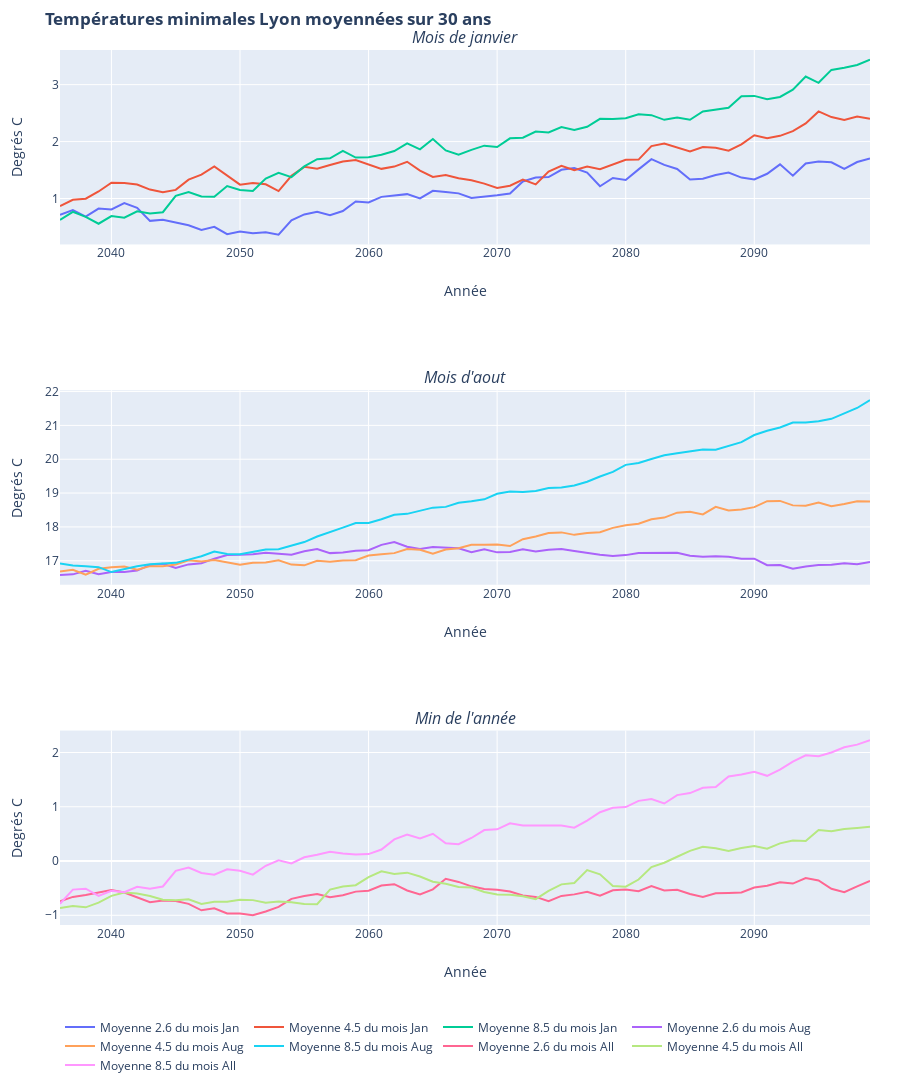

The cell this chart's notebook holds for it:
### Code cell
q = 0
trace26_0 = go.Scatter(
    x = Lyon_year[firstPlotYear:lastPlotYear],
    y = moymAreaInterval_Lyon_26[q,:],
    name ='Moyenne 2.6 du mois %s'%Lyon_month[calcMonth[q]]
)
trace45_0 = go.Scatter(
    x = Lyon_year[firstPlotYear:lastPlotYear],
    y = moymAreaInterval_Lyon_45[q,:],
    name ='Moyenne 4.5 du mois %s'%Lyon_month[calcMonth[q]]
)
trace85_0 = go.Scatter(
    x = Lyon_year[firstPlotYear:lastPlotYear],
    y = moymAreaInterval_Lyon_85[q,:],
    name ='Moyenne 8.5 du mois %s'%Lyon_month[calcMonth[q]]
)

q = 1
trace26_1 = go.Scatter(
    x = Lyon_year[firstPlotYear:lastPlotYear],
    y = moymAreaInterval_Lyon_26[q,:],
    name ='Moyenne 2.6 du mois %s'%Lyon_month[calcMonth[q]]
)
trace45_1 = go.Scatter(
    x = Lyon_year[firstPlotYear:lastPlotYear],
    y = moymAreaInterval_Lyon_45[q,:],
    name ='Moyenne 4.5 du mois %s'%Lyon_month[calcMonth[q]]
)

trace85_1 = go.Scatter(
    x = Lyon_year[firstPlotYear:lastPlotYear],
    y = moymAreaInterval_Lyon_85[q,:],
    name ='Moyenne 8.5 du mois %s'%Lyon_month[calcMonth[q]]
)

q = 2
trace26_2 = go.Scatter(
    x = Lyon_year[firstPlotYear:lastPlotYear],
    y = moymAreaInterval_Lyon_26[q,:],
    name ='Moyenne 2.6 du mois %s'%Lyon_month[calcMonth[q]]
)
trace45_2 = go.Scatter(
    x = Lyon_year[firstPlotYear:lastPlotYear],
    y = moymAreaInterval_Lyon_45[q,:],
    name ='Moyenne 4.5 du mois %s'%Lyon_month[calcMonth[q]]
)

trace85_2 = go.Scatter(
    x = Lyon_year[firstPlotYear:lastPlotYear],
    y = moymAreaInterval_Lyon_85[q,:],
    name ='Moyenne 8.5 du mois %s'%Lyon_month[calcMonth[q]]
)

fig = subplots.make_subplots(rows=3, 
                          cols=1, 
                          subplot_titles=("<i>Mois de janvier</i>","<i>Mois d'aout</i>","<i>Min de l'année</i>"))

fig.append_trace(trace26_0, 1, 1)
fig.append_trace(trace45_0, 1, 1)
fig.append_trace(trace85_0, 1, 1)
fig.append_trace(trace26_1, 2, 1)
fig.append_trace(trace45_1, 2, 1)
fig.append_trace(trace85_1, 2, 1)
fig.append_trace(trace26_2, 3, 1)
fig.append_trace(trace45_2, 3, 1)
fig.append_trace(trace85_2, 3, 1)


fig.update_xaxes(title_text="Année", row=1, col=1)
fig.update_xaxes(title_text="Année", row=2, col=1)
fig.update_xaxes(title_text="Année", row=3, col=1)

fig.update_yaxes(title_text="Degrés C", row=1, col=1)
fig.update_yaxes(title_text="Degrés C", row=2, col=1)
fig.update_yaxes(title_text="Degrés C", row=3, col=1)

fig['layout']['margin'] = {'l': 60, 'r': 30, 'b': 50, 't': 50}
fig['layout'].update(autosize = False, height=1200, width=900, title='<b>Températures minimales Lyon moyennées sur 30 ans</b>')

fig.update_layout(legend_orientation="h")

py.iplot(fig, filename='basic-line')
